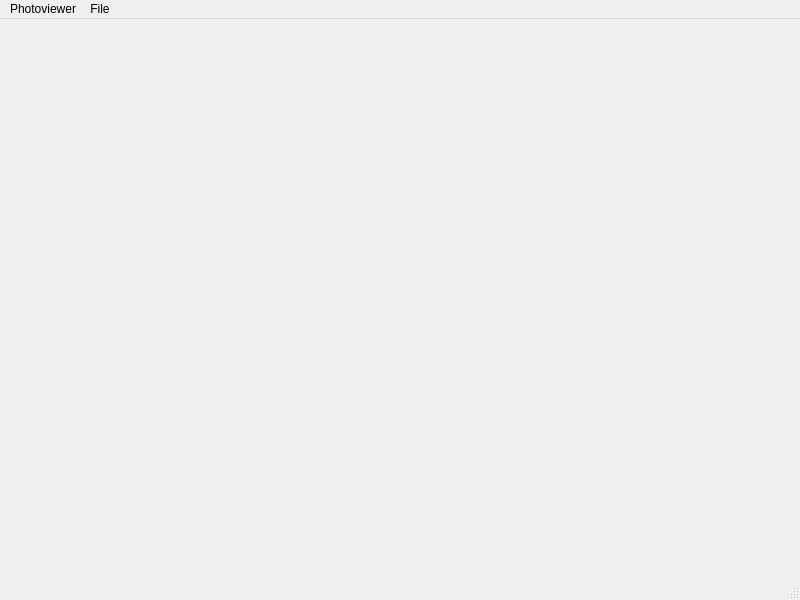
<?xml version="1.0" encoding="UTF-8"?>
<ui version="4.0">
 <class>photoviewer</class>
 <widget class="QMainWindow" name="photoviewer">
  <property name="geometry">
   <rect>
    <x>0</x>
    <y>0</y>
    <width>800</width>
    <height>600</height>
   </rect>
  </property>
  <property name="windowTitle">
   <string>photoviewer</string>
  </property>
  <widget class="QWidget" name="centralwidget"/>
  <widget class="QMenuBar" name="menubar">
   <property name="geometry">
    <rect>
     <x>0</x>
     <y>0</y>
     <width>800</width>
     <height>21</height>
    </rect>
   </property>
   <widget class="QMenu" name="menuPhotoviewer">
    <property name="title">
     <string>Photoviewer</string>
    </property>
   </widget>
   <widget class="QMenu" name="menuFile">
    <property name="title">
     <string>File</string>
    </property>
    <addaction name="actionOpen"/>
   </widget>
   <addaction name="menuPhotoviewer"/>
   <addaction name="menuFile"/>
  </widget>
  <widget class="QStatusBar" name="statusbar"/>
  <action name="actionOpen">
   <property name="text">
    <string>Open</string>
   </property>
  </action>
 </widget>
 <resources/>
 <connections/>
</ui>
